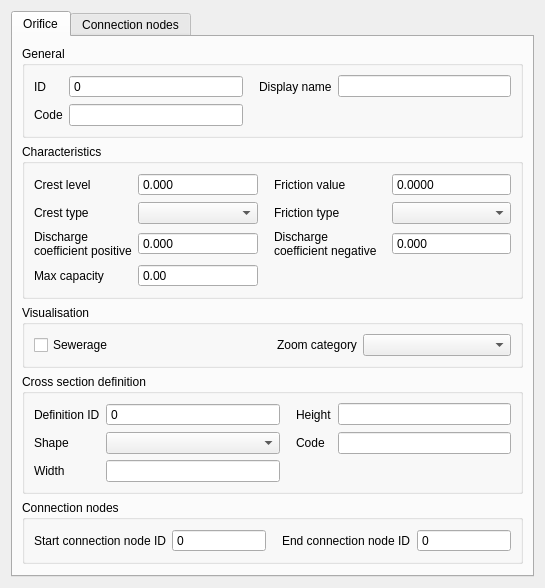
<?xml version="1.0" encoding="UTF-8"?>
<ui version="4.0">
 <class>Dialog</class>
 <widget class="QDialog" name="Dialog">
  <property name="geometry">
   <rect>
    <x>0</x>
    <y>0</y>
    <width>545</width>
    <height>532</height>
   </rect>
  </property>
  <property name="windowTitle">
   <string>Dialog</string>
  </property>
  <layout class="QGridLayout" name="gridLayout">
   <item row="0" column="0">
    <widget class="QTabWidget" name="tabWidget">
     <property name="locale">
      <locale language="English" country="UnitedStates"/>
     </property>
     <property name="inputMethodHints">
      <set>Qt::ImhNone</set>
     </property>
     <property name="currentIndex">
      <number>0</number>
     </property>
     <widget class="QWidget" name="tab">
      <attribute name="title">
       <string>Orifice</string>
      </attribute>
      <layout class="QGridLayout" name="gridLayout_18">
       <item row="5" column="0">
        <spacer name="verticalSpacer_3">
         <property name="orientation">
          <enum>Qt::Vertical</enum>
         </property>
         <property name="sizeHint" stdset="0">
          <size>
           <width>20</width>
           <height>40</height>
          </size>
         </property>
        </spacer>
       </item>
       <item row="4" column="0">
        <widget class="QGroupBox" name="grp_conn_node">
         <property name="locale">
          <locale language="English" country="UnitedStates"/>
         </property>
         <property name="inputMethodHints">
          <set>Qt::ImhNone</set>
         </property>
         <property name="title">
          <string>Connection nodes</string>
         </property>
         <layout class="QGridLayout" name="gridLayout_6">
          <item row="0" column="1">
           <widget class="QgsSpinBox" name="connection_node_start_id">
            <property name="sizePolicy">
             <sizepolicy hsizetype="Expanding" vsizetype="Fixed">
              <horstretch>0</horstretch>
              <verstretch>0</verstretch>
             </sizepolicy>
            </property>
            <property name="locale">
             <locale language="English" country="UnitedStates"/>
            </property>
            <property name="inputMethodHints">
             <set>Qt::ImhNone</set>
            </property>
            <property name="readOnly">
             <bool>true</bool>
            </property>
            <property name="buttonSymbols">
             <enum>QAbstractSpinBox::NoButtons</enum>
            </property>
            <property name="maximum">
             <number>999999999</number>
            </property>
            <property name="clearValue" stdset="0">
             <bool>true</bool>
            </property>
            <property name="expressionsEnabled" stdset="0">
             <bool>false</bool>
            </property>
           </widget>
          </item>
          <item row="0" column="0">
           <widget class="QLabel" name="label_18">
            <property name="locale">
             <locale language="English" country="UnitedStates"/>
            </property>
            <property name="inputMethodHints">
             <set>Qt::ImhNone</set>
            </property>
            <property name="text">
             <string>Start connection node ID</string>
            </property>
            <property name="alignment">
             <set>Qt::AlignLeading|Qt::AlignLeft|Qt::AlignVCenter</set>
            </property>
           </widget>
          </item>
          <item row="0" column="3">
           <widget class="QgsSpinBox" name="connection_node_end_id">
            <property name="sizePolicy">
             <sizepolicy hsizetype="Expanding" vsizetype="Fixed">
              <horstretch>0</horstretch>
              <verstretch>0</verstretch>
             </sizepolicy>
            </property>
            <property name="locale">
             <locale language="English" country="UnitedStates"/>
            </property>
            <property name="inputMethodHints">
             <set>Qt::ImhNone</set>
            </property>
            <property name="readOnly">
             <bool>true</bool>
            </property>
            <property name="buttonSymbols">
             <enum>QAbstractSpinBox::NoButtons</enum>
            </property>
            <property name="maximum">
             <number>999999999</number>
            </property>
            <property name="clearValue" stdset="0">
             <bool>true</bool>
            </property>
            <property name="expressionsEnabled" stdset="0">
             <bool>false</bool>
            </property>
           </widget>
          </item>
          <item row="0" column="2">
           <widget class="QLabel" name="label_19">
            <property name="locale">
             <locale language="English" country="UnitedStates"/>
            </property>
            <property name="inputMethodHints">
             <set>Qt::ImhNone</set>
            </property>
            <property name="text">
             <string>End connection node ID</string>
            </property>
            <property name="alignment">
             <set>Qt::AlignLeading|Qt::AlignLeft|Qt::AlignVCenter</set>
            </property>
            <property name="indent">
             <number>10</number>
            </property>
           </widget>
          </item>
         </layout>
        </widget>
       </item>
       <item row="0" column="0">
        <widget class="QGroupBox" name="grp_general">
         <property name="enabled">
          <bool>true</bool>
         </property>
         <property name="locale">
          <locale language="English" country="UnitedStates"/>
         </property>
         <property name="title">
          <string>General</string>
         </property>
         <layout class="QGridLayout" name="gridLayout_2">
          <item row="0" column="2">
           <widget class="QLabel" name="label_2">
            <property name="locale">
             <locale language="English" country="UnitedStates"/>
            </property>
            <property name="text">
             <string>Display name</string>
            </property>
            <property name="alignment">
             <set>Qt::AlignLeading|Qt::AlignLeft|Qt::AlignVCenter</set>
            </property>
            <property name="indent">
             <number>10</number>
            </property>
           </widget>
          </item>
          <item row="0" column="3">
           <widget class="QLineEdit" name="display_name">
            <property name="sizePolicy">
             <sizepolicy hsizetype="Expanding" vsizetype="Fixed">
              <horstretch>0</horstretch>
              <verstretch>0</verstretch>
             </sizepolicy>
            </property>
            <property name="locale">
             <locale language="English" country="UnitedStates"/>
            </property>
            <property name="clearButtonEnabled">
             <bool>true</bool>
            </property>
           </widget>
          </item>
          <item row="0" column="0">
           <widget class="QLabel" name="label">
            <property name="locale">
             <locale language="English" country="UnitedStates"/>
            </property>
            <property name="text">
             <string>ID</string>
            </property>
            <property name="alignment">
             <set>Qt::AlignLeading|Qt::AlignLeft|Qt::AlignVCenter</set>
            </property>
           </widget>
          </item>
          <item row="1" column="0">
           <widget class="QLabel" name="label_3">
            <property name="locale">
             <locale language="English" country="UnitedStates"/>
            </property>
            <property name="text">
             <string>Code</string>
            </property>
            <property name="alignment">
             <set>Qt::AlignLeading|Qt::AlignLeft|Qt::AlignVCenter</set>
            </property>
           </widget>
          </item>
          <item row="1" column="1">
           <widget class="QLineEdit" name="code">
            <property name="sizePolicy">
             <sizepolicy hsizetype="Expanding" vsizetype="Fixed">
              <horstretch>0</horstretch>
              <verstretch>0</verstretch>
             </sizepolicy>
            </property>
            <property name="locale">
             <locale language="English" country="UnitedStates"/>
            </property>
            <property name="clearButtonEnabled">
             <bool>true</bool>
            </property>
           </widget>
          </item>
          <item row="0" column="1">
           <widget class="QgsSpinBox" name="id">
            <property name="locale">
             <locale language="English" country="UnitedStates"/>
            </property>
            <property name="readOnly">
             <bool>true</bool>
            </property>
            <property name="buttonSymbols">
             <enum>QAbstractSpinBox::NoButtons</enum>
            </property>
            <property name="maximum">
             <number>99999999</number>
            </property>
            <property name="showClearButton" stdset="0">
             <bool>true</bool>
            </property>
            <property name="clearValue" stdset="0">
             <bool>true</bool>
            </property>
            <property name="expressionsEnabled" stdset="0">
             <bool>false</bool>
            </property>
           </widget>
          </item>
         </layout>
        </widget>
       </item>
       <item row="3" column="0">
        <widget class="QGroupBox" name="grp_characteristics_def">
         <property name="locale">
          <locale language="English" country="UnitedStates"/>
         </property>
         <property name="inputMethodHints">
          <set>Qt::ImhNone</set>
         </property>
         <property name="title">
          <string>Cross section definition</string>
         </property>
         <layout class="QGridLayout" name="gridLayout_3">
          <item row="1" column="0">
           <widget class="QLabel" name="label_5">
            <property name="locale">
             <locale language="English" country="UnitedStates"/>
            </property>
            <property name="inputMethodHints">
             <set>Qt::ImhNone</set>
            </property>
            <property name="text">
             <string>Shape</string>
            </property>
            <property name="alignment">
             <set>Qt::AlignLeading|Qt::AlignLeft|Qt::AlignVCenter</set>
            </property>
           </widget>
          </item>
          <item row="1" column="2">
           <widget class="QLabel" name="label_14">
            <property name="locale">
             <locale language="English" country="UnitedStates"/>
            </property>
            <property name="inputMethodHints">
             <set>Qt::ImhNone</set>
            </property>
            <property name="text">
             <string>Code</string>
            </property>
            <property name="alignment">
             <set>Qt::AlignLeading|Qt::AlignLeft|Qt::AlignVCenter</set>
            </property>
            <property name="indent">
             <number>10</number>
            </property>
           </widget>
          </item>
          <item row="2" column="0">
           <widget class="QLabel" name="label_7">
            <property name="locale">
             <locale language="English" country="UnitedStates"/>
            </property>
            <property name="inputMethodHints">
             <set>Qt::ImhNone</set>
            </property>
            <property name="text">
             <string>Width</string>
            </property>
            <property name="alignment">
             <set>Qt::AlignLeading|Qt::AlignLeft|Qt::AlignVCenter</set>
            </property>
           </widget>
          </item>
          <item row="0" column="2">
           <widget class="QLabel" name="label_13">
            <property name="locale">
             <locale language="English" country="UnitedStates"/>
            </property>
            <property name="inputMethodHints">
             <set>Qt::ImhNone</set>
            </property>
            <property name="text">
             <string>Height</string>
            </property>
            <property name="alignment">
             <set>Qt::AlignLeading|Qt::AlignLeft|Qt::AlignVCenter</set>
            </property>
            <property name="indent">
             <number>10</number>
            </property>
           </widget>
          </item>
          <item row="0" column="0">
           <widget class="QLabel" name="label_8">
            <property name="locale">
             <locale language="English" country="UnitedStates"/>
            </property>
            <property name="inputMethodHints">
             <set>Qt::ImhNone</set>
            </property>
            <property name="text">
             <string>Definition ID</string>
            </property>
           </widget>
          </item>
          <item row="0" column="1">
           <widget class="QgsSpinBox" name="cross_section_definition_id">
            <property name="locale">
             <locale language="English" country="UnitedStates"/>
            </property>
            <property name="inputMethodHints">
             <set>Qt::ImhNone</set>
            </property>
            <property name="readOnly">
             <bool>true</bool>
            </property>
            <property name="buttonSymbols">
             <enum>QAbstractSpinBox::NoButtons</enum>
            </property>
           </widget>
          </item>
          <item row="1" column="3">
           <widget class="QLineEdit" name="cross_section_definition_code">
            <property name="locale">
             <locale language="English" country="UnitedStates"/>
            </property>
            <property name="inputMethodHints">
             <set>Qt::ImhNone</set>
            </property>
            <property name="clearButtonEnabled">
             <bool>true</bool>
            </property>
           </widget>
          </item>
          <item row="1" column="1">
           <widget class="QComboBox" name="cross_section_definition_shape">
            <property name="locale">
             <locale language="English" country="UnitedStates"/>
            </property>
            <property name="inputMethodHints">
             <set>Qt::ImhNone</set>
            </property>
           </widget>
          </item>
          <item row="2" column="1">
           <widget class="QLineEdit" name="cross_section_definition_width">
            <property name="locale">
             <locale language="English" country="UnitedStates"/>
            </property>
            <property name="inputMethodHints">
             <set>Qt::ImhNone</set>
            </property>
            <property name="clearButtonEnabled">
             <bool>true</bool>
            </property>
           </widget>
          </item>
          <item row="0" column="3">
           <widget class="QLineEdit" name="cross_section_definition_height">
            <property name="locale">
             <locale language="English" country="UnitedStates"/>
            </property>
            <property name="inputMethodHints">
             <set>Qt::ImhNone</set>
            </property>
            <property name="clearButtonEnabled">
             <bool>true</bool>
            </property>
           </widget>
          </item>
         </layout>
        </widget>
       </item>
       <item row="2" column="0">
        <widget class="QGroupBox" name="grp_visualisation">
         <property name="enabled">
          <bool>true</bool>
         </property>
         <property name="locale">
          <locale language="English" country="UnitedStates"/>
         </property>
         <property name="title">
          <string>Visualisation</string>
         </property>
         <layout class="QGridLayout" name="gridLayout_5">
          <item row="0" column="2">
           <widget class="QLabel" name="label_16">
            <property name="locale">
             <locale language="English" country="UnitedStates"/>
            </property>
            <property name="text">
             <string>Zoom category</string>
            </property>
            <property name="alignment">
             <set>Qt::AlignLeading|Qt::AlignLeft|Qt::AlignVCenter</set>
            </property>
            <property name="indent">
             <number>10</number>
            </property>
           </widget>
          </item>
          <item row="0" column="3">
           <widget class="QComboBox" name="zoom_category">
            <property name="sizePolicy">
             <sizepolicy hsizetype="Expanding" vsizetype="Fixed">
              <horstretch>0</horstretch>
              <verstretch>0</verstretch>
             </sizepolicy>
            </property>
            <property name="locale">
             <locale language="English" country="UnitedStates"/>
            </property>
           </widget>
          </item>
          <item row="0" column="0">
           <widget class="QCheckBox" name="sewerage">
            <property name="text">
             <string>Sewerage</string>
            </property>
           </widget>
          </item>
          <item row="0" column="1">
           <spacer name="horizontalSpacer">
            <property name="orientation">
             <enum>Qt::Horizontal</enum>
            </property>
            <property name="sizeHint" stdset="0">
             <size>
              <width>40</width>
              <height>20</height>
             </size>
            </property>
           </spacer>
          </item>
         </layout>
        </widget>
       </item>
       <item row="1" column="0">
        <widget class="QGroupBox" name="grp_characteristics">
         <property name="enabled">
          <bool>true</bool>
         </property>
         <property name="sizePolicy">
          <sizepolicy hsizetype="Preferred" vsizetype="MinimumExpanding">
           <horstretch>0</horstretch>
           <verstretch>0</verstretch>
          </sizepolicy>
         </property>
         <property name="locale">
          <locale language="English" country="UnitedStates"/>
         </property>
         <property name="title">
          <string>Characteristics</string>
         </property>
         <layout class="QGridLayout" name="gridLayout_4">
          <item row="1" column="0">
           <widget class="QLabel" name="label_6">
            <property name="locale">
             <locale language="English" country="UnitedStates"/>
            </property>
            <property name="text">
             <string>Crest level</string>
            </property>
            <property name="alignment">
             <set>Qt::AlignLeading|Qt::AlignLeft|Qt::AlignVCenter</set>
            </property>
           </widget>
          </item>
          <item row="2" column="0">
           <widget class="QLabel" name="label_9">
            <property name="locale">
             <locale language="English" country="UnitedStates"/>
            </property>
            <property name="text">
             <string>Crest type</string>
            </property>
            <property name="alignment">
             <set>Qt::AlignLeading|Qt::AlignLeft|Qt::AlignVCenter</set>
            </property>
           </widget>
          </item>
          <item row="4" column="2">
           <widget class="QLabel" name="label_12">
            <property name="text">
             <string>Discharge coefficient negative</string>
            </property>
            <property name="alignment">
             <set>Qt::AlignLeading|Qt::AlignLeft|Qt::AlignVCenter</set>
            </property>
            <property name="wordWrap">
             <bool>true</bool>
            </property>
            <property name="margin">
             <number>0</number>
            </property>
            <property name="indent">
             <number>10</number>
            </property>
           </widget>
          </item>
          <item row="1" column="1">
           <widget class="QgsDoubleSpinBox" name="crest_level">
            <property name="sizePolicy">
             <sizepolicy hsizetype="Expanding" vsizetype="Fixed">
              <horstretch>0</horstretch>
              <verstretch>0</verstretch>
             </sizepolicy>
            </property>
            <property name="locale">
             <locale language="English" country="UnitedStates"/>
            </property>
            <property name="buttonSymbols">
             <enum>QAbstractSpinBox::NoButtons</enum>
            </property>
            <property name="decimals">
             <number>3</number>
            </property>
            <property name="maximum">
             <double>1000000.000000000000000</double>
            </property>
            <property name="showClearButton" stdset="0">
             <bool>true</bool>
            </property>
            <property name="clearValue" stdset="0">
             <bool>true</bool>
            </property>
            <property name="expressionsEnabled" stdset="0">
             <bool>true</bool>
            </property>
           </widget>
          </item>
          <item row="4" column="1">
           <widget class="QgsDoubleSpinBox" name="discharge_coefficient_positive">
            <property name="sizePolicy">
             <sizepolicy hsizetype="Expanding" vsizetype="Fixed">
              <horstretch>0</horstretch>
              <verstretch>0</verstretch>
             </sizepolicy>
            </property>
            <property name="locale">
             <locale language="English" country="UnitedStates"/>
            </property>
            <property name="buttonSymbols">
             <enum>QAbstractSpinBox::NoButtons</enum>
            </property>
            <property name="decimals">
             <number>3</number>
            </property>
            <property name="maximum">
             <double>1000000.000000000000000</double>
            </property>
            <property name="showClearButton" stdset="0">
             <bool>true</bool>
            </property>
            <property name="clearValue" stdset="0">
             <bool>true</bool>
            </property>
            <property name="expressionsEnabled" stdset="0">
             <bool>true</bool>
            </property>
           </widget>
          </item>
          <item row="4" column="0">
           <widget class="QLabel" name="label_10">
            <property name="locale">
             <locale language="English" country="UnitedStates"/>
            </property>
            <property name="text">
             <string>Discharge
coefficient positive</string>
            </property>
            <property name="textFormat">
             <enum>Qt::PlainText</enum>
            </property>
            <property name="alignment">
             <set>Qt::AlignLeading|Qt::AlignLeft|Qt::AlignVCenter</set>
            </property>
            <property name="wordWrap">
             <bool>true</bool>
            </property>
            <property name="indent">
             <number>-1</number>
            </property>
           </widget>
          </item>
          <item row="2" column="3">
           <widget class="QComboBox" name="friction_type">
            <property name="locale">
             <locale language="English" country="UnitedStates"/>
            </property>
            <property name="inputMethodHints">
             <set>Qt::ImhNone</set>
            </property>
           </widget>
          </item>
          <item row="1" column="3">
           <widget class="QgsDoubleSpinBox" name="friction_value">
            <property name="sizePolicy">
             <sizepolicy hsizetype="Expanding" vsizetype="Fixed">
              <horstretch>0</horstretch>
              <verstretch>0</verstretch>
             </sizepolicy>
            </property>
            <property name="locale">
             <locale language="English" country="UnitedStates"/>
            </property>
            <property name="inputMethodHints">
             <set>Qt::ImhNone</set>
            </property>
            <property name="buttonSymbols">
             <enum>QAbstractSpinBox::NoButtons</enum>
            </property>
            <property name="decimals">
             <number>4</number>
            </property>
            <property name="maximum">
             <double>1000000.000000000000000</double>
            </property>
            <property name="showClearButton" stdset="0">
             <bool>true</bool>
            </property>
            <property name="clearValue" stdset="0">
             <bool>true</bool>
            </property>
            <property name="expressionsEnabled" stdset="0">
             <bool>true</bool>
            </property>
           </widget>
          </item>
          <item row="1" column="2">
           <widget class="QLabel" name="label_11">
            <property name="locale">
             <locale language="English" country="UnitedStates"/>
            </property>
            <property name="inputMethodHints">
             <set>Qt::ImhNone</set>
            </property>
            <property name="text">
             <string>Friction value</string>
            </property>
            <property name="alignment">
             <set>Qt::AlignLeading|Qt::AlignLeft|Qt::AlignVCenter</set>
            </property>
            <property name="margin">
             <number>0</number>
            </property>
            <property name="indent">
             <number>10</number>
            </property>
           </widget>
          </item>
          <item row="2" column="1">
           <widget class="QComboBox" name="crest_type">
            <property name="locale">
             <locale language="English" country="UnitedStates"/>
            </property>
           </widget>
          </item>
          <item row="2" column="2">
           <widget class="QLabel" name="label_15">
            <property name="locale">
             <locale language="English" country="UnitedStates"/>
            </property>
            <property name="inputMethodHints">
             <set>Qt::ImhNone</set>
            </property>
            <property name="text">
             <string>Friction type</string>
            </property>
            <property name="alignment">
             <set>Qt::AlignLeading|Qt::AlignLeft|Qt::AlignVCenter</set>
            </property>
            <property name="indent">
             <number>10</number>
            </property>
           </widget>
          </item>
          <item row="4" column="3">
           <widget class="QgsDoubleSpinBox" name="discharge_coefficient_negative">
            <property name="sizePolicy">
             <sizepolicy hsizetype="Expanding" vsizetype="Fixed">
              <horstretch>0</horstretch>
              <verstretch>0</verstretch>
             </sizepolicy>
            </property>
            <property name="locale">
             <locale language="English" country="UnitedStates"/>
            </property>
            <property name="inputMethodHints">
             <set>Qt::ImhNone</set>
            </property>
            <property name="buttonSymbols">
             <enum>QAbstractSpinBox::NoButtons</enum>
            </property>
            <property name="decimals">
             <number>3</number>
            </property>
            <property name="minimum">
             <double>-9999999999.000000000000000</double>
            </property>
            <property name="maximum">
             <double>9999999999.000000000000000</double>
            </property>
            <property name="showClearButton" stdset="0">
             <bool>true</bool>
            </property>
            <property name="clearValue" stdset="0">
             <bool>true</bool>
            </property>
            <property name="expressionsEnabled" stdset="0">
             <bool>true</bool>
            </property>
           </widget>
          </item>
          <item row="5" column="0">
           <widget class="QLabel" name="label_23">
            <property name="text">
             <string>Max capacity</string>
            </property>
           </widget>
          </item>
          <item row="5" column="1">
           <widget class="QgsDoubleSpinBox" name="max_capacity">
            <property name="sizePolicy">
             <sizepolicy hsizetype="Expanding" vsizetype="Fixed">
              <horstretch>0</horstretch>
              <verstretch>0</verstretch>
             </sizepolicy>
            </property>
            <property name="locale">
             <locale language="English" country="UnitedStates"/>
            </property>
            <property name="inputMethodHints">
             <set>Qt::ImhNone</set>
            </property>
            <property name="buttonSymbols">
             <enum>QAbstractSpinBox::NoButtons</enum>
            </property>
            <property name="minimum">
             <double>-99999999.000000000000000</double>
            </property>
            <property name="maximum">
             <double>99999999.000000000000000</double>
            </property>
            <property name="showClearButton" stdset="0">
             <bool>true</bool>
            </property>
            <property name="clearValue" stdset="0">
             <bool>true</bool>
            </property>
            <property name="expressionsEnabled" stdset="0">
             <bool>true</bool>
            </property>
           </widget>
          </item>
         </layout>
        </widget>
       </item>
      </layout>
     </widget>
     <widget class="QWidget" name="tab_connection_nodes">
      <attribute name="title">
       <string>Connection nodes</string>
      </attribute>
      <layout class="QGridLayout" name="gridLayout_19">
       <item row="2" column="0">
        <spacer name="verticalSpacer_2">
         <property name="orientation">
          <enum>Qt::Vertical</enum>
         </property>
         <property name="sizeHint" stdset="0">
          <size>
           <width>20</width>
           <height>40</height>
          </size>
         </property>
        </spacer>
       </item>
       <item row="1" column="0">
        <widget class="QGroupBox" name="grp_conn_node_2">
         <property name="enabled">
          <bool>true</bool>
         </property>
         <property name="title">
          <string>Ending connection node</string>
         </property>
         <layout class="QGridLayout" name="gridLayout_17">
          <item row="0" column="2">
           <widget class="QLabel" name="label_52">
            <property name="text">
             <string>Node initial water level</string>
            </property>
            <property name="alignment">
             <set>Qt::AlignLeading|Qt::AlignLeft|Qt::AlignVCenter</set>
            </property>
            <property name="indent">
             <number>10</number>
            </property>
           </widget>
          </item>
          <item row="0" column="0">
           <widget class="QLabel" name="label_53">
            <property name="text">
             <string>Connection node ID</string>
            </property>
            <property name="alignment">
             <set>Qt::AlignLeading|Qt::AlignLeft|Qt::AlignVCenter</set>
            </property>
           </widget>
          </item>
          <item row="1" column="0">
           <widget class="QLabel" name="label_54">
            <property name="text">
             <string>Node code</string>
            </property>
            <property name="alignment">
             <set>Qt::AlignLeading|Qt::AlignLeft|Qt::AlignVCenter</set>
            </property>
           </widget>
          </item>
          <item row="1" column="1">
           <widget class="QLineEdit" name="connection_node_2_code">
            <property name="sizePolicy">
             <sizepolicy hsizetype="Expanding" vsizetype="Fixed">
              <horstretch>0</horstretch>
              <verstretch>0</verstretch>
             </sizepolicy>
            </property>
            <property name="clearButtonEnabled">
             <bool>true</bool>
            </property>
           </widget>
          </item>
          <item row="1" column="2">
           <widget class="QLabel" name="label_55">
            <property name="text">
             <string>Node storage area</string>
            </property>
            <property name="alignment">
             <set>Qt::AlignLeading|Qt::AlignLeft|Qt::AlignVCenter</set>
            </property>
            <property name="indent">
             <number>10</number>
            </property>
           </widget>
          </item>
          <item row="0" column="1">
           <widget class="QgsSpinBox" name="connection_node_2_id">
            <property name="sizePolicy">
             <sizepolicy hsizetype="Expanding" vsizetype="Fixed">
              <horstretch>0</horstretch>
              <verstretch>0</verstretch>
             </sizepolicy>
            </property>
            <property name="readOnly">
             <bool>true</bool>
            </property>
            <property name="buttonSymbols">
             <enum>QAbstractSpinBox::NoButtons</enum>
            </property>
            <property name="maximum">
             <number>999999999</number>
            </property>
            <property name="clearValue" stdset="0">
             <bool>true</bool>
            </property>
            <property name="expressionsEnabled" stdset="0">
             <bool>false</bool>
            </property>
           </widget>
          </item>
          <item row="0" column="3">
           <widget class="QgsDoubleSpinBox" name="connection_node_2_initial_waterlevel">
            <property name="sizePolicy">
             <sizepolicy hsizetype="Expanding" vsizetype="Fixed">
              <horstretch>0</horstretch>
              <verstretch>0</verstretch>
             </sizepolicy>
            </property>
            <property name="buttonSymbols">
             <enum>QAbstractSpinBox::NoButtons</enum>
            </property>
            <property name="minimum">
             <double>-1000.000000000000000</double>
            </property>
            <property name="maximum">
             <double>1000000.000000000000000</double>
            </property>
            <property name="showClearButton" stdset="0">
             <bool>true</bool>
            </property>
            <property name="clearValue" stdset="0">
             <bool>true</bool>
            </property>
            <property name="expressionsEnabled" stdset="0">
             <bool>true</bool>
            </property>
           </widget>
          </item>
          <item row="1" column="3">
           <widget class="QgsDoubleSpinBox" name="connection_node_2_storage_area">
            <property name="sizePolicy">
             <sizepolicy hsizetype="Expanding" vsizetype="Fixed">
              <horstretch>0</horstretch>
              <verstretch>0</verstretch>
             </sizepolicy>
            </property>
            <property name="buttonSymbols">
             <enum>QAbstractSpinBox::NoButtons</enum>
            </property>
            <property name="maximum">
             <double>999999999.000000000000000</double>
            </property>
            <property name="clearValue" stdset="0">
             <bool>true</bool>
            </property>
           </widget>
          </item>
         </layout>
        </widget>
       </item>
       <item row="0" column="0">
        <widget class="QGroupBox" name="grp_conn_node_1">
         <property name="enabled">
          <bool>true</bool>
         </property>
         <property name="title">
          <string>Starting connection node</string>
         </property>
         <layout class="QGridLayout" name="gridLayout_8">
          <item row="0" column="2">
           <widget class="QLabel" name="label_17">
            <property name="text">
             <string>Node initial water level</string>
            </property>
            <property name="alignment">
             <set>Qt::AlignLeading|Qt::AlignLeft|Qt::AlignVCenter</set>
            </property>
            <property name="indent">
             <number>10</number>
            </property>
           </widget>
          </item>
          <item row="0" column="0">
           <widget class="QLabel" name="label_20">
            <property name="text">
             <string>Connection node ID</string>
            </property>
            <property name="alignment">
             <set>Qt::AlignLeading|Qt::AlignLeft|Qt::AlignVCenter</set>
            </property>
           </widget>
          </item>
          <item row="1" column="0">
           <widget class="QLabel" name="label_21">
            <property name="text">
             <string>Node code</string>
            </property>
            <property name="alignment">
             <set>Qt::AlignLeading|Qt::AlignLeft|Qt::AlignVCenter</set>
            </property>
           </widget>
          </item>
          <item row="1" column="1">
           <widget class="QLineEdit" name="connection_node_1_code">
            <property name="sizePolicy">
             <sizepolicy hsizetype="Expanding" vsizetype="Fixed">
              <horstretch>0</horstretch>
              <verstretch>0</verstretch>
             </sizepolicy>
            </property>
            <property name="clearButtonEnabled">
             <bool>true</bool>
            </property>
           </widget>
          </item>
          <item row="1" column="2">
           <widget class="QLabel" name="label_22">
            <property name="text">
             <string>Node storage area</string>
            </property>
            <property name="alignment">
             <set>Qt::AlignLeading|Qt::AlignLeft|Qt::AlignVCenter</set>
            </property>
            <property name="indent">
             <number>10</number>
            </property>
           </widget>
          </item>
          <item row="0" column="1">
           <widget class="QgsSpinBox" name="connection_node_1_id">
            <property name="sizePolicy">
             <sizepolicy hsizetype="Expanding" vsizetype="Fixed">
              <horstretch>0</horstretch>
              <verstretch>0</verstretch>
             </sizepolicy>
            </property>
            <property name="readOnly">
             <bool>true</bool>
            </property>
            <property name="buttonSymbols">
             <enum>QAbstractSpinBox::NoButtons</enum>
            </property>
            <property name="maximum">
             <number>999999999</number>
            </property>
            <property name="clearValue" stdset="0">
             <bool>true</bool>
            </property>
            <property name="expressionsEnabled" stdset="0">
             <bool>false</bool>
            </property>
           </widget>
          </item>
          <item row="0" column="3">
           <widget class="QgsDoubleSpinBox" name="connection_node_1_initial_waterlevel">
            <property name="sizePolicy">
             <sizepolicy hsizetype="Expanding" vsizetype="Fixed">
              <horstretch>0</horstretch>
              <verstretch>0</verstretch>
             </sizepolicy>
            </property>
            <property name="buttonSymbols">
             <enum>QAbstractSpinBox::NoButtons</enum>
            </property>
            <property name="minimum">
             <double>-1000.000000000000000</double>
            </property>
            <property name="maximum">
             <double>1000000.000000000000000</double>
            </property>
            <property name="showClearButton" stdset="0">
             <bool>true</bool>
            </property>
            <property name="clearValue" stdset="0">
             <bool>true</bool>
            </property>
            <property name="expressionsEnabled" stdset="0">
             <bool>true</bool>
            </property>
           </widget>
          </item>
          <item row="1" column="3">
           <widget class="QgsDoubleSpinBox" name="connection_node_1_storage_area">
            <property name="sizePolicy">
             <sizepolicy hsizetype="Expanding" vsizetype="Fixed">
              <horstretch>0</horstretch>
              <verstretch>0</verstretch>
             </sizepolicy>
            </property>
            <property name="buttonSymbols">
             <enum>QAbstractSpinBox::NoButtons</enum>
            </property>
            <property name="maximum">
             <double>999999999.000000000000000</double>
            </property>
            <property name="clearValue" stdset="0">
             <bool>true</bool>
            </property>
           </widget>
          </item>
         </layout>
        </widget>
       </item>
      </layout>
     </widget>
    </widget>
   </item>
  </layout>
 </widget>
 <customwidgets>
  <customwidget>
   <class>QgsDoubleSpinBox</class>
   <extends>QDoubleSpinBox</extends>
   <header>qgsdoublespinbox.h</header>
  </customwidget>
  <customwidget>
   <class>QgsSpinBox</class>
   <extends>QSpinBox</extends>
   <header>qgsspinbox.h</header>
  </customwidget>
 </customwidgets>
 <resources/>
 <connections/>
</ui>
